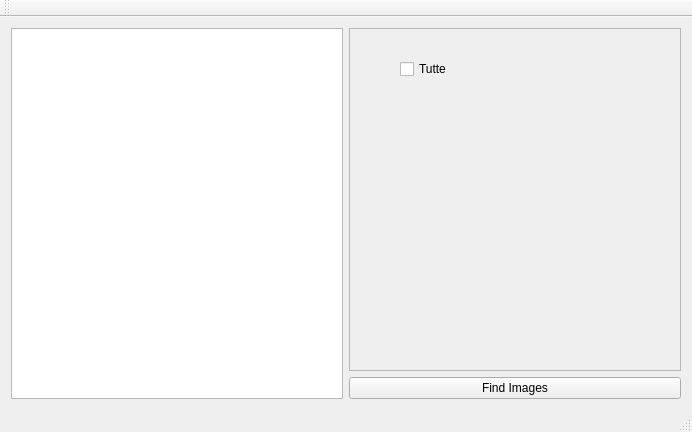
<?xml version="1.0" encoding="UTF-8"?>
<ui version="4.0">
 <class>MainWindow</class>
 <widget class="QMainWindow" name="MainWindow">
  <property name="geometry">
   <rect>
    <x>0</x>
    <y>0</y>
    <width>692</width>
    <height>432</height>
   </rect>
  </property>
  <property name="windowTitle">
   <string>MainWindow</string>
  </property>
  <widget class="QWidget" name="centralWidget">
   <layout class="QGridLayout" name="gridLayout">
    <item row="0" column="0" rowspan="2">
     <widget class="QListWidget" name="listWidget"/>
    </item>
    <item row="0" column="1">
     <widget class="QScrollArea" name="scrollArea">
      <property name="widgetResizable">
       <bool>true</bool>
      </property>
      <widget class="QWidget" name="scrollAreaWidgetContents">
       <property name="geometry">
        <rect>
         <x>0</x>
         <y>0</y>
         <width>329</width>
         <height>308</height>
        </rect>
       </property>
       <widget class="QCheckBox" name="checkBox">
        <property name="geometry">
         <rect>
          <x>50</x>
          <y>30</y>
          <width>81</width>
          <height>20</height>
         </rect>
        </property>
        <property name="text">
         <string>Tutte</string>
        </property>
       </widget>
      </widget>
     </widget>
    </item>
    <item row="1" column="1">
     <widget class="QPushButton" name="pushButton">
      <property name="text">
       <string>Find Images</string>
      </property>
     </widget>
    </item>
   </layout>
  </widget>
  <widget class="QMenuBar" name="menuBar">
   <property name="geometry">
    <rect>
     <x>0</x>
     <y>0</y>
     <width>692</width>
     <height>26</height>
    </rect>
   </property>
  </widget>
  <widget class="QToolBar" name="mainToolBar">
   <attribute name="toolBarArea">
    <enum>TopToolBarArea</enum>
   </attribute>
   <attribute name="toolBarBreak">
    <bool>false</bool>
   </attribute>
  </widget>
  <widget class="QStatusBar" name="statusBar"/>
 </widget>
 <layoutdefault spacing="6" margin="11"/>
 <resources/>
 <connections/>
</ui>
